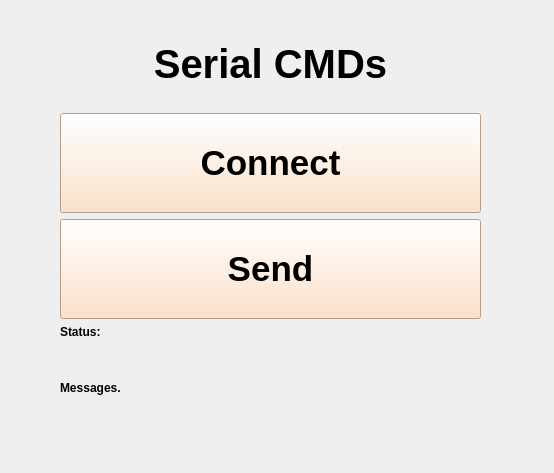
<?xml version="1.0" encoding="UTF-8"?>
<ui version="4.0">
 <class>Form</class>
 <widget class="QWidget" name="Form">
  <property name="geometry">
   <rect>
    <x>0</x>
    <y>0</y>
    <width>554</width>
    <height>473</height>
   </rect>
  </property>
  <property name="sizePolicy">
   <sizepolicy hsizetype="Fixed" vsizetype="Fixed">
    <horstretch>0</horstretch>
    <verstretch>0</verstretch>
   </sizepolicy>
  </property>
  <property name="windowTitle">
   <string>Form</string>
  </property>
  <property name="styleSheet">
   <string notr="true">QPushButton{
	background-color:rgb(255, 218, 187)
}</string>
  </property>
  <widget class="QWidget" name="layoutWidget">
   <property name="geometry">
    <rect>
     <x>60</x>
     <y>20</y>
     <width>421</width>
     <height>411</height>
    </rect>
   </property>
   <layout class="QVBoxLayout" name="verticalLayout_2">
    <item>
     <widget class="QLabel" name="label">
      <property name="maximumSize">
       <size>
        <width>16777000</width>
        <height>16777000</height>
       </size>
      </property>
      <property name="font">
       <font>
        <pointsize>30</pointsize>
        <bold>true</bold>
       </font>
      </property>
      <property name="text">
       <string>Serial CMDs</string>
      </property>
      <property name="alignment">
       <set>Qt::AlignCenter</set>
      </property>
     </widget>
    </item>
    <item>
     <widget class="QPushButton" name="pushButton_connect">
      <property name="minimumSize">
       <size>
        <width>200</width>
        <height>100</height>
       </size>
      </property>
      <property name="font">
       <font>
        <pointsize>26</pointsize>
        <bold>true</bold>
       </font>
      </property>
      <property name="styleSheet">
       <string notr="true">QPushButton{
	background-color:rgb(255, 218, 187)
}</string>
      </property>
      <property name="text">
       <string>Connect</string>
      </property>
     </widget>
    </item>
    <item>
     <widget class="QPushButton" name="pushButton">
      <property name="minimumSize">
       <size>
        <width>0</width>
        <height>100</height>
       </size>
      </property>
      <property name="font">
       <font>
        <pointsize>26</pointsize>
        <bold>true</bold>
       </font>
      </property>
      <property name="text">
       <string>Send</string>
      </property>
     </widget>
    </item>
    <item>
     <widget class="QLabel" name="label_3">
      <property name="sizePolicy">
       <sizepolicy hsizetype="Preferred" vsizetype="Fixed">
        <horstretch>0</horstretch>
        <verstretch>0</verstretch>
       </sizepolicy>
      </property>
      <property name="font">
       <font>
        <bold>true</bold>
       </font>
      </property>
      <property name="text">
       <string>Status:</string>
      </property>
     </widget>
    </item>
    <item>
     <widget class="QLabel" name="label_2">
      <property name="font">
       <font>
        <bold>true</bold>
       </font>
      </property>
      <property name="text">
       <string>Messages.</string>
      </property>
     </widget>
    </item>
   </layout>
  </widget>
 </widget>
 <resources/>
 <connections/>
</ui>
